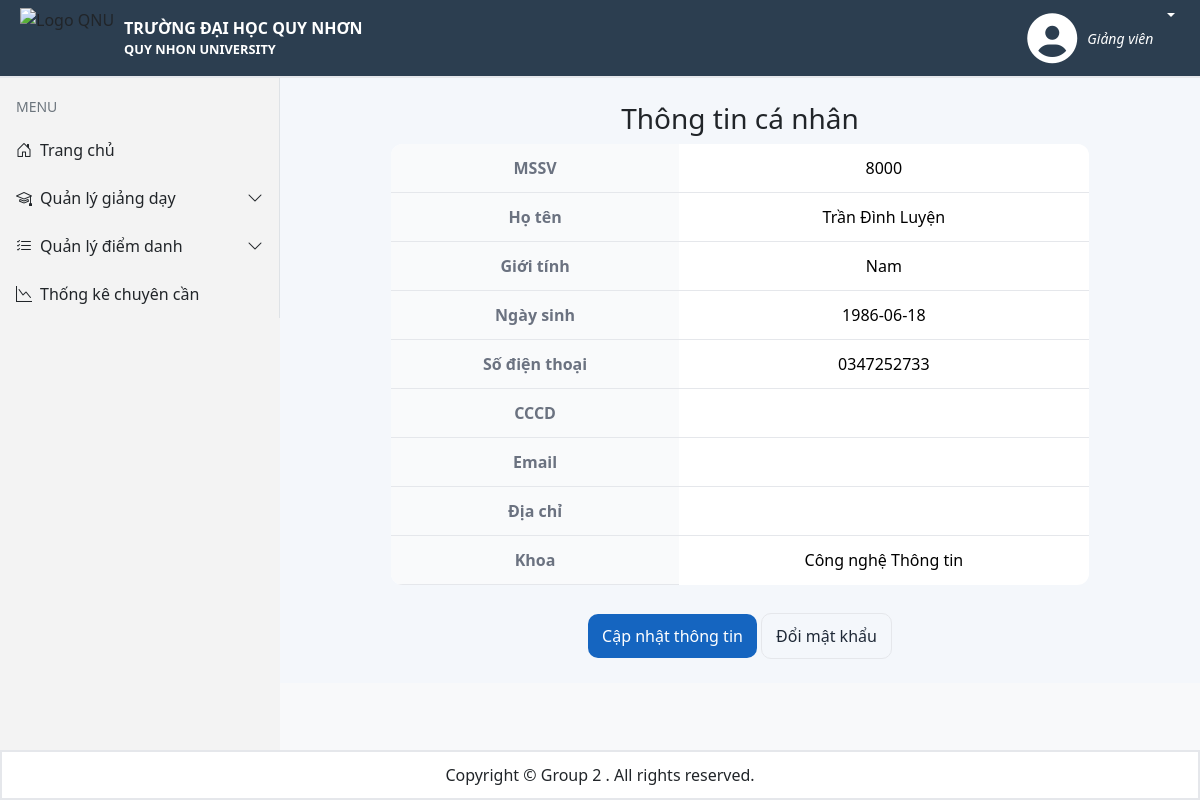
The page /Account/ThongTinCaNhan (signed in) on the database as committed earlier.
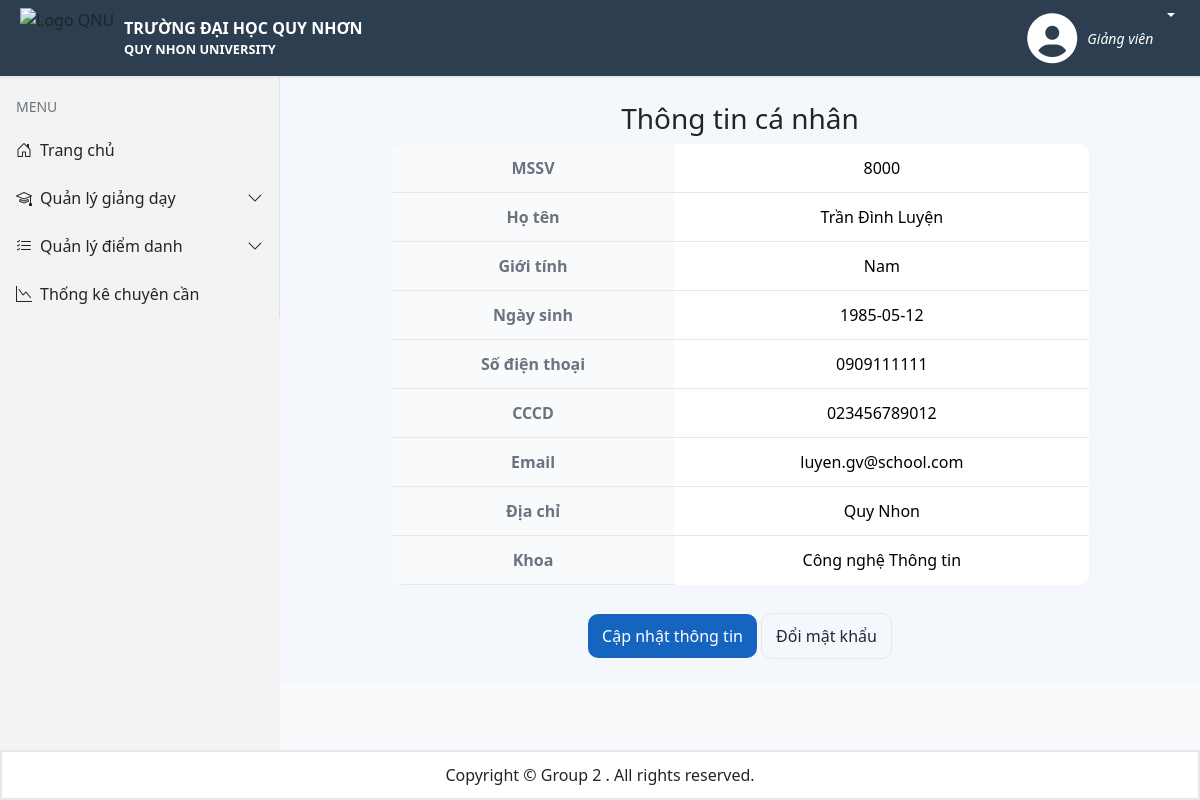
The same page on the database as committed later.
### tables this page shows
CREATE TABLE IF NOT EXISTS `account` (
  `UserID` int NOT NULL,
  `Ho` varchar(50) DEFAULT NULL,
  `Ten` varchar(50) DEFAULT NULL,
  `CCCD` varchar(12) DEFAULT NULL,
  `SoDT` varchar(10) DEFAULT NULL,
  `Email` varchar(255) DEFAULT NULL,
  `DiaChi` varchar(255) DEFAULT NULL,
  `NgaySinh` date DEFAULT NULL,
  `GioiTinh` enum('Nam','Nữ') DEFAULT NULL,
  `MatKhau` varchar(255) DEFAULT NULL,
  `AuthToken` varchar(255) DEFAULT NULL,
  `Role` enum('1','2','3') NOT NULL DEFAULT '1',
  PRIMARY KEY (`UserID`),
  UNIQUE KEY `CCCD` (`CCCD`),
  UNIQUE KEY `Email` (`Email`)
);

CREATE TABLE IF NOT EXISTS `khoa` (
  `MaKhoa` varchar(10) NOT NULL,
  `TenKhoa` varchar(100) NOT NULL,
  PRIMARY KEY (`MaKhoa`)
);

### app/Controllers/BaseController.php (called while the page is built, shortened)
<?php
require_once __DIR__ . '/../Models/User.php';
require_once __DIR__ . '/../Config/database.php';
class BaseController
{
    protected function renderCommon($title, $render, $data = [])
    {
        require_once __DIR__ . "/../Views/layout.php";
    }
}

### app/Controllers/AccountController.php (called while the page is built, shortened)
<?php
require_once __DIR__ . '/BaseController.php';
    class AccountController extends BaseController
    {
        public function showThongTinCaNhan()
        {
            $userModel = new User();
            if($_SESSION['Role'] == 1)
                $data = $userModel->getStudentInfo($_SESSION['UID']);
            else if($_SESSION['Role'] == 2)
                $data = $userModel->getTeacherInfo($_SESSION['UID']);
            else if($_SESSION['Role'] == 3)
                $data = $userModel->getAdminInfo($_SESSION['UID']);
            $this->renderCommon("Thông tin cá nhân", "profile.php", ['studentData' => $data]);
        }
    }
?>

### app/Models/User.php (called while the page is built, shortened)
<?php
    class User
    {
        private $conn;
        public function __construct()
        {
            $this->conn = Database::getConnection();
        }
        public function getTeacherInfo($teacherId)
        {
            $stmt = $this->conn->prepare("SELECT UserID, Ho, Ten, GioiTinh, NgaySinh, SoDT, CCCD, Email, DiaChi, TenKhoa FROM account
            LEFT JOIN giangvien on account.UserID = giangvien.MaGV
            left JOIN khoa on giangvien.MaKhoa = khoa.MaKhoa
            WHERE account.UserID = ?");
            $stmt->bind_param("s", $teacherId);
            $stmt->execute();
            $result = $stmt->get_result();
            return $result->fetch_assoc();
        }
    }
?>

### app/Config/database.php (called while the page is built, shortened)
<?php
class Database
{
    private static $servername = "localhost";
    private static $username = "root";
    private static $password = "";
    private static $dbname = "diemdanhonline";
    private static $conn = null;
    public static function getConnection()
    {
        if (self::$conn === null) {
            self::$conn = new mysqli(self::$servername, self::$username, self::$password, self::$dbname);
        }
        return self::$conn;
    }
}
?>

### app/Views/common/profile.php (the view, shortened to what this page needs)
<!DOCTYPE html>
<html lang="vi">
<head>
  <link rel="stylesheet" href="./public/assets/css/theme.css">
</head>
<body>
<div style="display:flex;">
  <main class="page-container">
    <div class="profile-center">
      <h3>Thông tin cá nhân</h3>
      <?php
        $user = $data['studentData'];
      ?>
      <table class="table">
        <tr>
          <th>MSSV</th>
          <td><?= htmlspecialchars($user['UserID']) ?></td>
        </tr>
        <tr>
          <th>Họ tên</th>
          <td><?= htmlspecialchars($user['Ho'] . ' ' . $user['Ten']) ?></td>
        </tr>
        <tr>
          <th>Giới tính</th>
          <td><?= htmlspecialchars($user['GioiTinh']) ?></td>
        </tr>
        <tr>
          <th>Ngày sinh</th>
          <td><?= htmlspecialchars($user['NgaySinh']) ?></td>
        </tr>
        <tr>
          <th>Số điện thoại</th>
          <td><?= htmlspecialchars($user['SoDT']) ?></td>
        </tr>
        <tr>
          <th>CCCD</th>
          <td><?= htmlspecialchars($user['CCCD']) ?></td>
        </tr>
        <tr>
          <th>Email</th>
          <td><?= htmlspecialchars($user['Email']) ?></td>
        </tr>
        <tr>
          <th>Địa chỉ</th>
          <td><?= htmlspecialchars($user['DiaChi']) ?></td>
        </tr>
        <?php if ($_SESSION['Role'] == 1): ?>
                  <tr>
          <th>Lớp</th>
          <td><?= htmlspecialchars($user['TenLop']) ?></td>
        </tr>
          <tr>
          <th>Ngành</th>
          <td><?= htmlspecialchars($user['TenNganh']) ?></td>
        </tr>
      <?php elseif ($_SESSION['Role'] == 2): ?>
        <tr>
          <th>Khoa</th>
          <td><?= htmlspecialchars($user['TenKhoa']) ?></td>
        </tr>
      <?php else: ?>
      <?php endif; ?>
      </table>
      <div style="margin-top:12px; text-align:center;">
        <a class="button" href="./Account/ThongTinCaNhan/EditInfo">Cập nhật thông tin</a>
        <a class="button ghost" href="./Account/ChangePassword">Đổi mật khẩu</a>
      </div>
    </div>
  </main>
</div>
</body>
</html>

Rows that differ between the two databases and show on the page:
changed account "Trần Đình Luyện": NgaySinh "1986-06-18" → "1985-05-12"; SoDT "0347252733" → "0909111111"; CCCD (not shown) → "023456789012"; Email (not shown) → "luyen.gv@school.com"; DiaChi (not shown) → "Quy Nhon"
